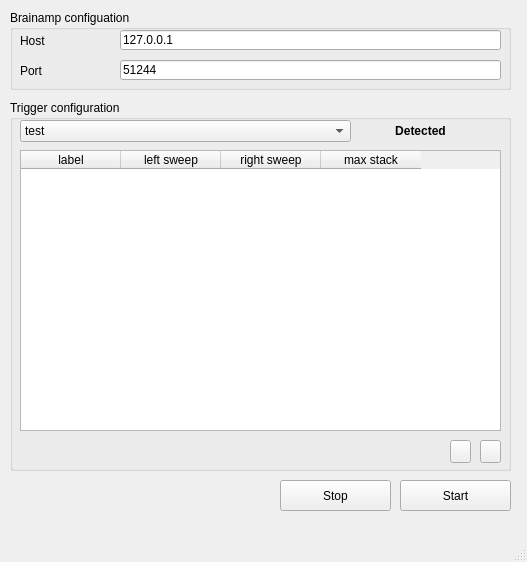
<?xml version="1.0" encoding="UTF-8"?>
<ui version="4.0">
 <class>ConfigPanel</class>
 <widget class="QMainWindow" name="ConfigPanel">
  <property name="geometry">
   <rect>
    <x>0</x>
    <y>0</y>
    <width>527</width>
    <height>562</height>
   </rect>
  </property>
  <property name="contextMenuPolicy">
   <enum>Qt::CustomContextMenu</enum>
  </property>
  <property name="windowTitle">
   <string>Configuration Panel</string>
  </property>
  <widget class="QWidget" name="centralwidget">
   <widget class="QGroupBox" name="groupBox">
    <property name="geometry">
     <rect>
      <x>10</x>
      <y>10</y>
      <width>501</width>
      <height>80</height>
     </rect>
    </property>
    <property name="title">
     <string>Brainamp configuation</string>
    </property>
    <widget class="QLabel" name="label_host">
     <property name="geometry">
      <rect>
       <x>10</x>
       <y>20</y>
       <width>91</width>
       <height>21</height>
      </rect>
     </property>
     <property name="text">
      <string>Host</string>
     </property>
    </widget>
    <widget class="QLabel" name="label_port">
     <property name="geometry">
      <rect>
       <x>10</x>
       <y>50</y>
       <width>91</width>
       <height>21</height>
      </rect>
     </property>
     <property name="text">
      <string>Port</string>
     </property>
    </widget>
    <widget class="QLineEdit" name="line_host">
     <property name="geometry">
      <rect>
       <x>110</x>
       <y>20</y>
       <width>381</width>
       <height>20</height>
      </rect>
     </property>
     <property name="text">
      <string>127.0.0.1</string>
     </property>
    </widget>
    <widget class="QLineEdit" name="lin_port">
     <property name="geometry">
      <rect>
       <x>110</x>
       <y>50</y>
       <width>381</width>
       <height>20</height>
      </rect>
     </property>
     <property name="text">
      <string>51244</string>
     </property>
    </widget>
   </widget>
   <widget class="QGroupBox" name="groupBox_2">
    <property name="geometry">
     <rect>
      <x>10</x>
      <y>100</y>
      <width>501</width>
      <height>371</height>
     </rect>
    </property>
    <property name="title">
     <string>Trigger configuration</string>
    </property>
    <widget class="QTableWidget" name="table_trigs_params">
     <property name="geometry">
      <rect>
       <x>10</x>
       <y>50</y>
       <width>481</width>
       <height>281</height>
      </rect>
     </property>
     <column>
      <property name="text">
       <string>label</string>
      </property>
     </column>
     <column>
      <property name="text">
       <string>left sweep</string>
      </property>
     </column>
     <column>
      <property name="text">
       <string>right sweep</string>
      </property>
     </column>
     <column>
      <property name="text">
       <string>max stack</string>
      </property>
     </column>
    </widget>
    <widget class="QPushButton" name="add_trig">
     <property name="geometry">
      <rect>
       <x>470</x>
       <y>340</y>
       <width>21</width>
       <height>23</height>
      </rect>
     </property>
     <property name="text">
      <string/>
     </property>
     <property name="icon">
      <iconset>
       <normaloff>../resources/iconfinder_Create_132699.png</normaloff>../resources/iconfinder_Create_132699.png</iconset>
     </property>
    </widget>
    <widget class="QPushButton" name="del_trig">
     <property name="geometry">
      <rect>
       <x>440</x>
       <y>340</y>
       <width>21</width>
       <height>23</height>
      </rect>
     </property>
     <property name="text">
      <string/>
     </property>
     <property name="icon">
      <iconset>
       <normaloff>../resources/iconfinder_Cancel_132620.png</normaloff>../resources/iconfinder_Cancel_132620.png</iconset>
     </property>
    </widget>
    <widget class="QComboBox" name="combo_programm">
     <property name="geometry">
      <rect>
       <x>10</x>
       <y>20</y>
       <width>331</width>
       <height>22</height>
      </rect>
     </property>
     <item>
      <property name="text">
       <string>test</string>
      </property>
     </item>
    </widget>
    <widget class="QLabel" name="label">
     <property name="geometry">
      <rect>
       <x>340</x>
       <y>20</y>
       <width>141</width>
       <height>21</height>
      </rect>
     </property>
     <property name="font">
      <font>
       <weight>75</weight>
       <bold>true</bold>
      </font>
     </property>
     <property name="text">
      <string>Detected</string>
     </property>
     <property name="alignment">
      <set>Qt::AlignCenter</set>
     </property>
    </widget>
   </widget>
   <widget class="QPushButton" name="button_start">
    <property name="geometry">
     <rect>
      <x>400</x>
      <y>480</y>
      <width>111</width>
      <height>31</height>
     </rect>
    </property>
    <property name="text">
     <string>Start</string>
    </property>
   </widget>
   <widget class="QPushButton" name="button_start_2">
    <property name="geometry">
     <rect>
      <x>280</x>
      <y>480</y>
      <width>111</width>
      <height>31</height>
     </rect>
    </property>
    <property name="text">
     <string>Stop</string>
    </property>
   </widget>
  </widget>
  <widget class="QMenuBar" name="menubar">
   <property name="geometry">
    <rect>
     <x>0</x>
     <y>0</y>
     <width>527</width>
     <height>21</height>
    </rect>
   </property>
  </widget>
  <widget class="QStatusBar" name="statusbar"/>
 </widget>
 <resources/>
 <connections/>
</ui>
